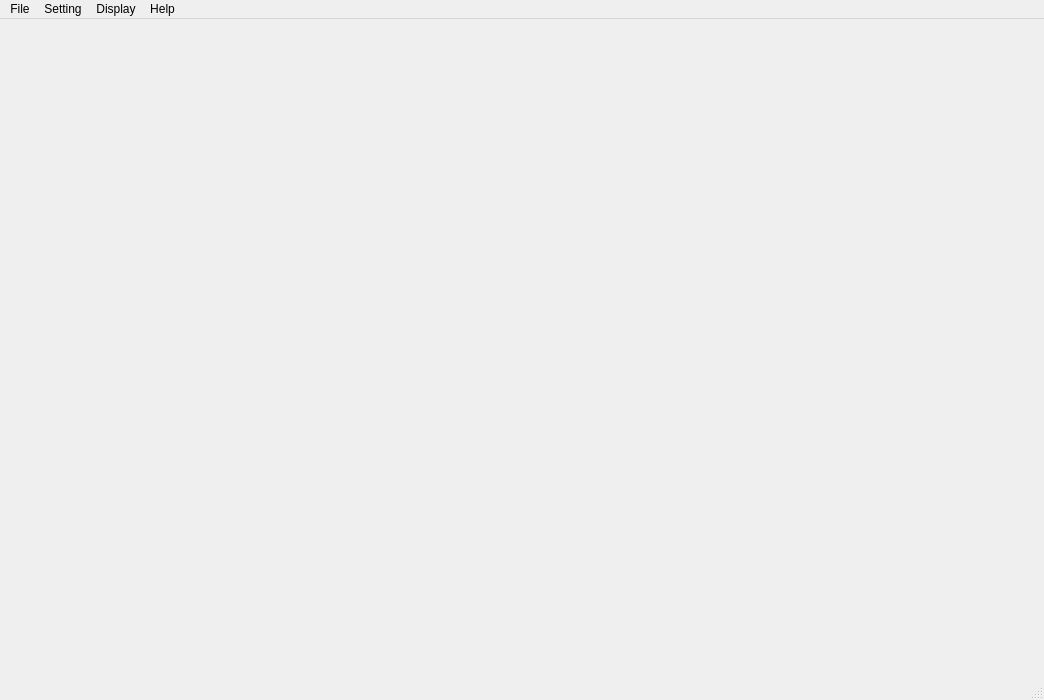
<?xml version="1.0" encoding="UTF-8"?>
<ui version="4.0">
 <class>MainWindow</class>
 <widget class="QMainWindow" name="MainWindow">
  <property name="geometry">
   <rect>
    <x>0</x>
    <y>0</y>
    <width>1044</width>
    <height>700</height>
   </rect>
  </property>
  <property name="sizePolicy">
   <sizepolicy hsizetype="Fixed" vsizetype="Fixed">
    <horstretch>0</horstretch>
    <verstretch>0</verstretch>
   </sizepolicy>
  </property>
  <property name="windowTitle">
   <string>S-Helmet</string>
  </property>
  <widget class="QWidget" name="centralwidget">
   <property name="sizePolicy">
    <sizepolicy hsizetype="Fixed" vsizetype="Fixed">
     <horstretch>0</horstretch>
     <verstretch>0</verstretch>
    </sizepolicy>
   </property>
   <layout class="QGridLayout" name="gridLayout_2">
    <item row="0" column="0">
     <layout class="QHBoxLayout" name="horizontalLayout">
      <property name="sizeConstraint">
       <enum>QLayout::SetNoConstraint</enum>
      </property>
      <item>
       <widget class="QLabel" name="welcomelabel">
        <property name="sizePolicy">
         <sizepolicy hsizetype="Fixed" vsizetype="Fixed">
          <horstretch>0</horstretch>
          <verstretch>0</verstretch>
         </sizepolicy>
        </property>
        <property name="text">
         <string/>
        </property>
        <property name="pixmap">
         <pixmap resource="resource.qrc">:/img/welcome.jpg</pixmap>
        </property>
        <property name="scaledContents">
         <bool>true</bool>
        </property>
       </widget>
      </item>
     </layout>
    </item>
   </layout>
  </widget>
  <widget class="QMenuBar" name="menubar">
   <property name="geometry">
    <rect>
     <x>0</x>
     <y>0</y>
     <width>1044</width>
     <height>22</height>
    </rect>
   </property>
   <widget class="QMenu" name="menuFile">
    <property name="title">
     <string>File</string>
    </property>
    <addaction name="actionOpenSession"/>
    <addaction name="actionCloseSession"/>
    <addaction name="separator"/>
    <addaction name="actionExit"/>
   </widget>
   <widget class="QMenu" name="menuHelp">
    <property name="title">
     <string>Help</string>
    </property>
    <addaction name="actionAbout"/>
   </widget>
   <widget class="QMenu" name="menuSetting">
    <property name="title">
     <string>Setting</string>
    </property>
    <addaction name="actionVideo_Setting"/>
    <addaction name="actionAudio_Setting"/>
    <addaction name="actionNetwork_Setting"/>
   </widget>
   <widget class="QMenu" name="menuDisplay">
    <property name="title">
     <string>Display</string>
    </property>
    <addaction name="actionLogger"/>
    <addaction name="actionLocalization_System"/>
   </widget>
   <addaction name="menuFile"/>
   <addaction name="menuSetting"/>
   <addaction name="menuDisplay"/>
   <addaction name="menuHelp"/>
  </widget>
  <widget class="QStatusBar" name="statusbar"/>
  <action name="actionAbout">
   <property name="text">
    <string>About</string>
   </property>
  </action>
  <action name="actionExit">
   <property name="text">
    <string>Exit</string>
   </property>
  </action>
  <action name="actionVideo_Setting">
   <property name="text">
    <string>Video Setting</string>
   </property>
  </action>
  <action name="actionAudio_Setting">
   <property name="text">
    <string>Audio Setting</string>
   </property>
  </action>
  <action name="actionNetwork_Setting">
   <property name="text">
    <string>Network Setting</string>
   </property>
  </action>
  <action name="actionOpenSession">
   <property name="text">
    <string>Open Session</string>
   </property>
  </action>
  <action name="actionCloseSession">
   <property name="enabled">
    <bool>false</bool>
   </property>
   <property name="text">
    <string>Close Current Session</string>
   </property>
  </action>
  <action name="actionLogger">
   <property name="text">
    <string>Logger</string>
   </property>
  </action>
  <action name="actionLocalization_System">
   <property name="text">
    <string>Localization System</string>
   </property>
  </action>
 </widget>
 <resources>
  <include location="resource.qrc"/>
 </resources>
 <connections/>
</ui>
